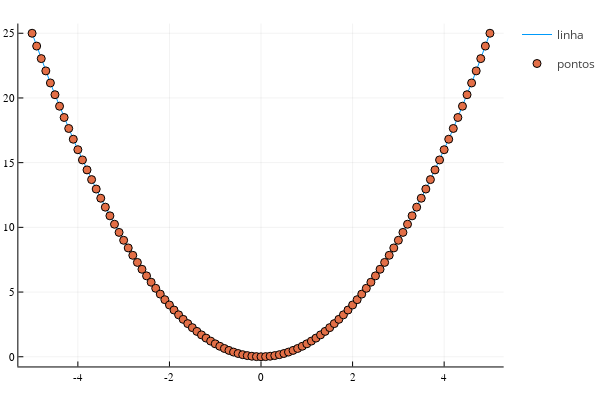

Source (notebook cell):
### Code cell
plot(x,y,label="linha")
scatter!(x,y,label="pontos")

### Figure 1 — Plotly figure (JSON) as saved in the notebook; plotly's stock layout.template omitted (floating-point values rounded to 4 significant figures)
{"data": [{"colorbar": {"title": ""}, "legendgroup": "linha", "line": {"color": "rgba(0, 154, 250, 1.000)", "dash": "solid", "shape": "linear", "width": 1}, "mode": "lines", "name": "linha", "showlegend": true, "type": "scatter", "x": [-5, -4.9, -4.8, -4.7, -4.6, -4.5, -4.4, -4.3, -4.2, -4.1, -4, -3.9, -3.8, -3.7, -3.6, -3.5, -3.4, -3.3, -3.2, -3.1, -3, -2.9, -2.8, -2.7, -2.6, -2.5, -2.4, -2.3, -2.2, -2.1, -2, -1.9, -1.8, -1.7, -1.6, -1.5, -1.4, -1.3, -1.2, -1.1, -1, -0.9, -0.8, -0.7, -0.6, -0.5, -0.4, -0.3, -0.2, -0.1, 0, 0.1, 0.2, 0.3, 0.4, 0.5, 0.6, 0.7, 0.8, 0.9, 1, 1.1, 1.2, 1.3, 1.4, 1.5, 1.6, 1.7, 1.8, 1.9, 2, 2.1, 2.2, 2.3, 2.4, 2.5, 2.6, 2.7, 2.8, 2.9, 3, 3.1, 3.2, 3.3, 3.4, 3.5, 3.6, 3.7, 3.8, 3.9, 4, 4.1, 4.2, 4.3, 4.4, 4.5, 4.6, 4.7, 4.8, 4.9, 5], "xaxis": "x", "y": [25, 24.01, 23.04, 22.09, 21.16, 20.25, 19.36, 18.49, 17.64, 16.81, 16, 15.21, 14.44, 13.69, 12.96, 12.25, 11.56, 10.89, 10.24, 9.61, 9, 8.41, 7.84, 7.29, 6.76, 6.25, 5.76, 5.29, 4.84, 4.41, 4, 3.61, 3.24, 2.89, 2.56, 2.25, 1.96, 1.69, 1.44, 1.21, 1, 0.81, 0.64, 0.49, 0.36, 0.25, 0.16, 0.09, 0.04, 0.01, 0, 0.01, 0.04, 0.09, 0.16, 0.25, 0.36, 0.49, 0.64, 0.81, 1, 1.21, 1.44, 1.69, 1.96, 2.25, 2.56, 2.89, 3.24, 3.61, 4, 4.41, 4.84, 5.29, 5.76, 6.25, 6.76, 7.29, 7.84, 8.41, 9, 9.61, 10.24, 10.89, 11.56, 12.25, 12.96, 13.69, 14.44, 15.21, 16, 16.81, 17.64, 18.49, 19.36, 20.25, 21.16, 22.09, 23.04, 24.01, 25], "yaxis": "y", "zmax": null, "zmin": null}, {"colorbar": {"title": ""}, "legendgroup": "pontos", "marker": {"color": "rgba(227, 111, 71, 1.000)", "line": {"color": "rgba(0, 0, 0, 1.000)", "width": 1}, "size": 8, "symbol": "circle"}, "mode": "markers", "name": "pontos", "showlegend": true, "type": "scatter", "x": [-5, -4.9, -4.8, -4.7, -4.6, -4.5, -4.4, -4.3, -4.2, -4.1, -4, -3.9, -3.8, -3.7, -3.6, -3.5, -3.4, -3.3, -3.2, -3.1, -3, -2.9, -2.8, -2.7, -2.6, -2.5, -2.4, -2.3, -2.2, -2.1, -2, -1.9, -1.8, -1.7, -1.6, -1.5, -1.4, -1.3, -1.2, -1.1, -1, -0.9, -0.8, -0.7, -0.6, -0.5, -0.4, -0.3, -0.2, -0.1, 0, 0.1, 0.2, 0.3, 0.4, 0.5, 0.6, 0.7, 0.8, 0.9, 1, 1.1, 1.2, 1.3, 1.4, 1.5, 1.6, 1.7, 1.8, 1.9, 2, 2.1, 2.2, 2.3, 2.4, 2.5, 2.6, 2.7, 2.8, 2.9, 3, 3.1, 3.2, 3.3, 3.4, 3.5, 3.6, 3.7, 3.8, 3.9, 4, 4.1, 4.2, 4.3, 4.4, 4.5, 4.6, 4.7, 4.8, 4.9, 5], "xaxis": "x", "y": [25, 24.01, 23.04, 22.09, 21.16, 20.25, 19.36, 18.49, 17.64, 16.81, 16, 15.21, 14.44, 13.69, 12.96, 12.25, 11.56, 10.89, 10.24, 9.61, 9, 8.41, 7.84, 7.29, 6.76, 6.25, 5.76, 5.29, 4.84, 4.41, 4, 3.61, 3.24, 2.89, 2.56, 2.25, 1.96, 1.69, 1.44, 1.21, 1, 0.81, 0.64, 0.49, 0.36, 0.25, 0.16, 0.09, 0.04, 0.01, 0, 0.01, 0.04, 0.09, 0.16, 0.25, 0.36, 0.49, 0.64, 0.81, 1, 1.21, 1.44, 1.69, 1.96, 2.25, 2.56, 2.89, 3.24, 3.61, 4, 4.41, 4.84, 5.29, 5.76, 6.25, 6.76, 7.29, 7.84, 8.41, 9, 9.61, 10.24, 10.89, 11.56, 12.25, 12.96, 13.69, 14.44, 15.21, 16, 16.81, 17.64, 18.49, 19.36, 20.25, 21.16, 22.09, 23.04, 24.01, 25], "yaxis": "y", "zmax": null, "zmin": null}], "layout": {"annotations": [], "height": 400, "legend_position": {"bgcolor": "rgba(255, 255, 255, 1.000)", "bordercolor": "rgba(0, 0, 0, 1.000)", "borderwidth": 1, "font": {"color": "rgba(0, 0, 0, 1.000)", "family": "sans-serif", "size": 11}, "title": {"font": {"color": "rgba(0, 0, 0, 1.000)", "family": "sans-serif", "size": 15}, "text": ""}, "tracegroupgap": 0, "traceorder": "normal", "x": 1, "xanchor": "auto", "y": 1, "yanchor": "auto"}, "margin": {"b": 20, "l": 0, "r": 0, "t": 20}, "paper_bgcolor": "rgba(255, 255, 255, 1.000)", "plot_bgcolor": "rgba(255, 255, 255, 1.000)", "showlegend": true, "width": 600, "xaxis": {"anchor": "y", "domain": [0.03619, 0.9934], "gridcolor": "rgba(0, 0, 0, 0.100)", "gridwidth": 0.5, "linecolor": "rgba(0, 0, 0, 1.000)", "mirror": false, "range": [-5.3, 5.3], "showgrid": true, "showline": true, "showticklabels": true, "tickangle": 0, "tickcolor": "rgb(0, 0, 0)", "tickfont": {"color": "rgba(0, 0, 0, 1.000)", "family": "sans-serif", "size": 11}, "tickmode": "array", "ticks": "inside", "ticktext": ["-4", "-2", "0", "2", "4"], "tickvals": [-4, -2, 0, 2, 4], "title": "", "titlefont": {"color": "rgba(0, 0, 0, 1.000)", "family": "sans-serif", "size": 15}, "type": "-", "visible": true, "zeroline": false, "zerolinecolor": "rgba(0, 0, 0, 1.000)"}, "yaxis": {"anchor": "x", "domain": [0.03762, 0.9902], "gridcolor": "rgba(0, 0, 0, 0.100)", "gridwidth": 0.5, "linecolor": "rgba(0, 0, 0, 1.000)", "mirror": false, "range": [-0.75, 25.75], "showgrid": true, "showline": true, "showticklabels": true, "tickangle": 0, "tickcolor": "rgb(0, 0, 0)", "tickfont": {"color": "rgba(0, 0, 0, 1.000)", "family": "sans-serif", "size": 11}, "tickmode": "array", "ticks": "inside", "ticktext": ["0", "5", "10", "15", "20", "25"], "tickvals": [0, 5, 10, 15, 20, 25], "title": "", "titlefont": {"color": "rgba(0, 0, 0, 1.000)", "family": "sans-serif", "size": 15}, "type": "-", "visible": true, "zeroline": false, "zerolinecolor": "rgba(0, 0, 0, 1.000)"}}}
